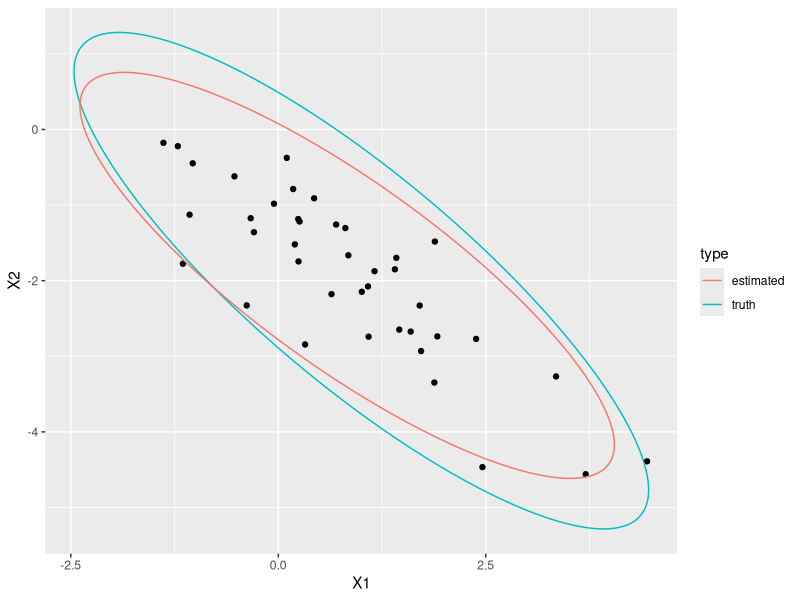
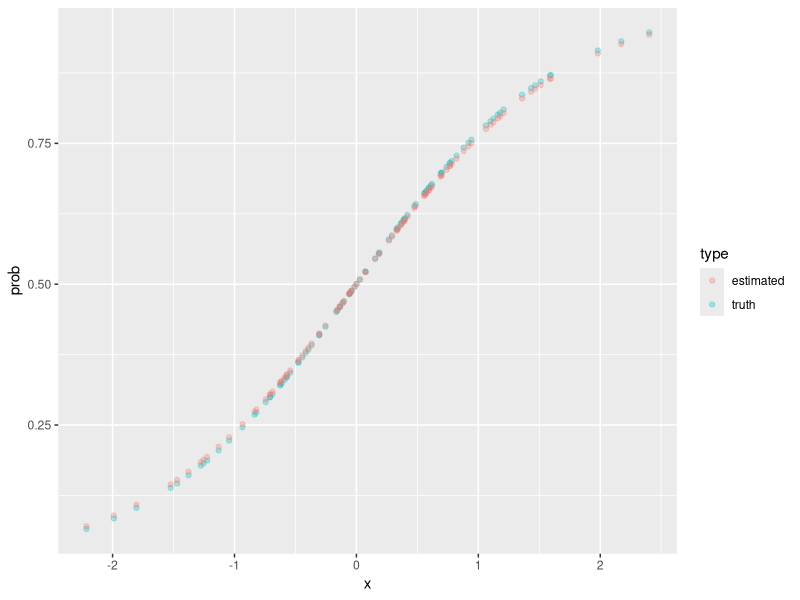
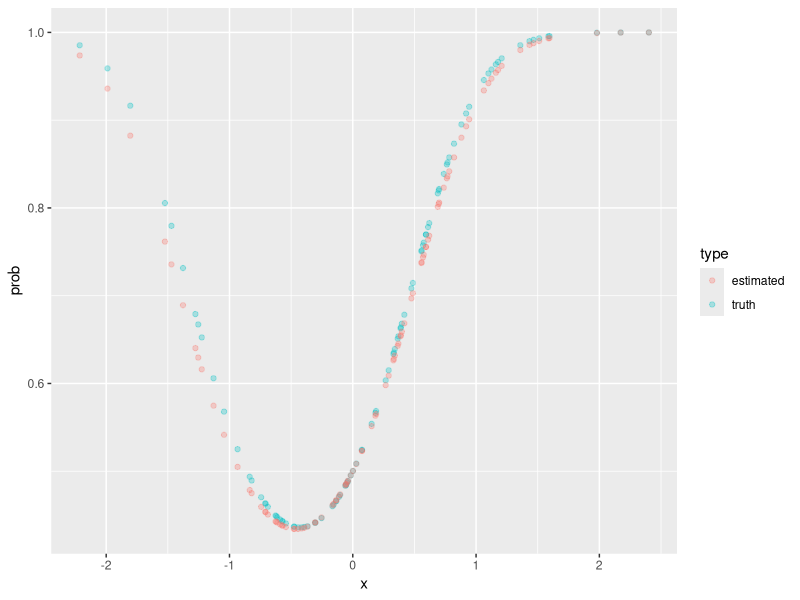
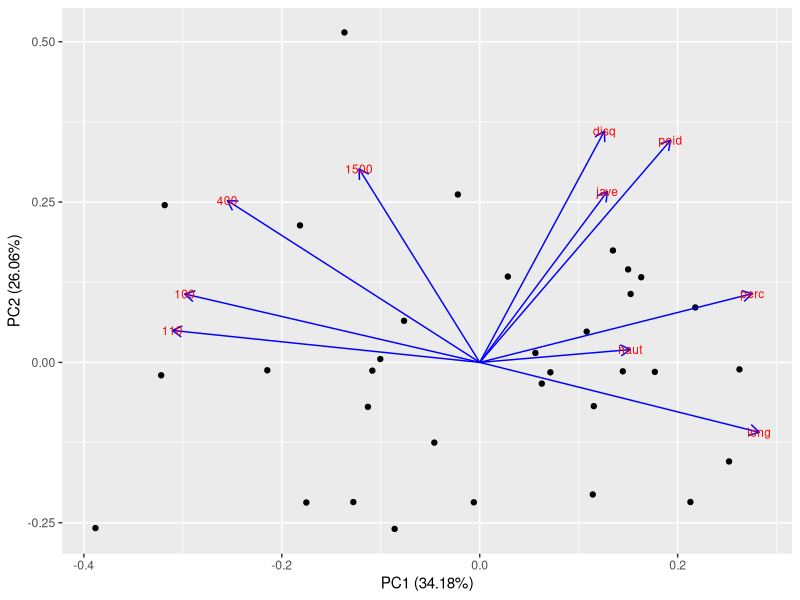
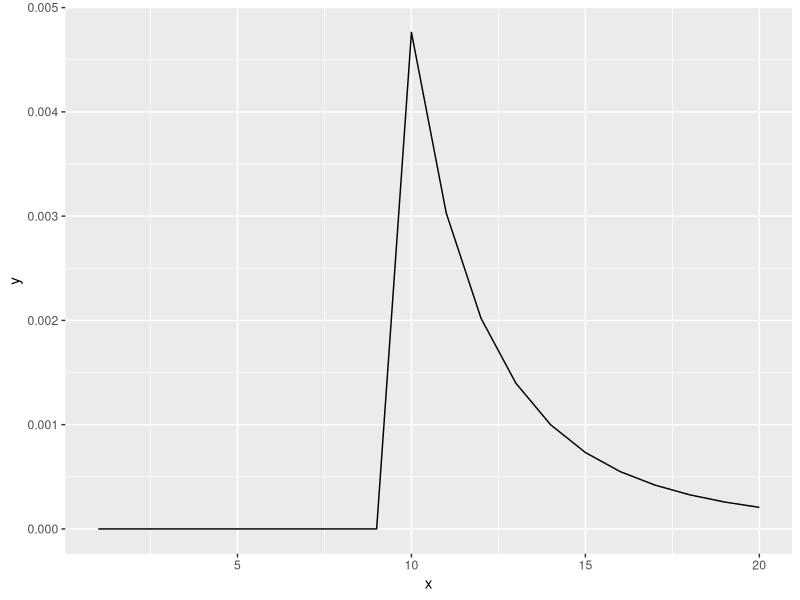

Generate these figures, in order, with R:
## ---- chunk 1
togs <- T
library(ggplot2)
library(dplyr)
library(reshape2)
library(tidyr)
library(MASS)
library(ggforce)
library(mixtools)
library(ade4)
library(ggfortify)

# togs <- FALSE
## ---- chunk 2
set.seed(1)
n     <- 40
mu    <- c(1, -2)
Sigma <- matrix(data = c(2, -1.6, -1.6, 1.8), ncol = 2)
X     <- mvrnorm(n = n, mu = mu, Sigma = Sigma)
colnames(X) <- c("X1", "X2")
X     <- as.data.frame(X)

# plot.new()
tru_ellip <- ellipse(mu, Sigma, draw = FALSE)
colnames(tru_ellip) <- c("X1", "X2")
tru_ellip <- as.data.frame(tru_ellip)

mu_est    <- apply(X, 2, mean)
tmp       <- as.matrix(sweep(X, 2, mu_est))
Sigma_est <- (1 / n) * t(tmp) %*% tmp

est_ellip <- ellipse(mu_est, Sigma_est, draw = FALSE)
colnames(est_ellip) <- c("X1", "X2")
est_ellip <- as.data.frame(est_ellip)

ggplot(data = X, aes(x = X1, y = X2)) +
  geom_point() +
  geom_path(data = tru_ellip, aes(x = X1, y = X2, color = "truth")) +
  geom_path(data = est_ellip, aes(x = X1, y = X2, color = "estimated")) +
  labs(color = "type")
## ---- chunk 3
inv_log <- function (z) {
  return (1 / (1 + exp(-z)))
}
set.seed(1)
x  <- rnorm(100)
y  <- rbinom(100, size = 1, prob = inv_log(1.2 * x))
y2 <- rbinom(100, size = 1, prob = inv_log(1.2 * x + 1.4 * x^2))


## ---- chunk 4
set.seed(1)
inv_log <- function (z) {
  return (1 / (1 + exp(-z)))
}

x <- rnorm(100)
y <- x
y <- rbinom(100, size = 1, prob = inv_log(1.2 * x))

l_logistic <- function (beta, X, y) {
  logl <- -sum(y * log(inv_log(as.vector(beta %*% X))) + (1 - y) * log((1 - inv_log(as.vector(beta %*% X)))))
  return(logl)
}

my_optim <- optim(par = 0.5, fn = l_logistic, method = "L-BFGS-B",
                  lower = 0, upper = 10, X = x, y = y)
my_optim$par

truth_p <- data.frame(x = x, prob = inv_log(1.2 * x), type = "truth")
est_p   <- data.frame(x = x, prob = inv_log(my_optim$par * x), type = "estimated")
plot_df <- rbind(truth_p, est_p)
ggplot(data = plot_df, aes(x = x, y = prob, color = type)) +
  geom_point(alpha = 0.3)

y2 <- rbinom(2000, size = 1, prob = inv_log(1.2 * x + 1.4 * x^2))
X2 <- cbind(x, x^2)
my_optim2 <- optim(par = c(0, 0), fn = l_logistic, method = "L-BFGS-B",
                   lower = c(0, 0), upper = c(2, 2), X = t(X2), y = y2)
my_optim2$par

tmp     <- sweep(data.frame(x = x, x2 = x^2), 2, my_optim2$par, FUN = "*")
tmp     <- tmp[ ,1] + tmp[ ,2]
truth_p <- data.frame(x = x, prob = inv_log(1.2 * x + 1.4 * x^2), type = "truth")
est_p   <- data.frame(x = x, prob = inv_log(tmp), type = "estimated")
plot_df <- rbind(truth_p, est_p)
ggplot(data = plot_df, aes(x = x, y = prob, color = type)) +
  geom_point(alpha = 0.3)

## ---- chunk 5
set.seed(1)
n <- 100
x1 <- rnorm(n)
x2 <- rnorm(n)
x3 <- rnorm(n)

X <- cbind(x1, x2, x3)
beta <- c(0.2, 0.6, -1.2)

y <- as.vector(t(beta %*% t(X))) + rnorm(n, sd = 0.2)

## ---- chunk 6

set.seed(1)
n <- 100
x1 <- rnorm(n)
x2 <- rnorm(n)
x3 <- rnorm(n)

X <- cbind(x1, x2, x3)
beta <- c(0.2, 0.6, -1.2)

y <- as.vector(t(beta %*% t(X))) + rnorm(n, sd = 0.2)
LS_fun <- function (beta, X, y) {
  return(sum((y - beta %*% t(X))^2))
}
my_optim <- optim(par = c(0, 0, 0), fn = LS_fun, lower = -5, upper = 5,
                  X = X, y = y, method = "L-BFGS-B")
my_optim$par


df <- data.frame(y = y, x1 = x1, x2 = x2, x3 = x3)
my_lm <- lm(y ~ x1 + x2 + x3 - 1, data = df)
my_lm

# matrix solution
beta_hat <- solve(t(X) %*% X) %*% t(X) %*% y
beta_hat

out <- summary(my_lm)
out$coefficients[ ,2]

# bootstrap CI
nboot <- 1000
beta_boot <- matrix(data = NA, ncol = length(beta), nrow = nboot)
for (i in 1:nboot) {
  inds     <- sample(1:n, n, replace = T)
  new_df   <- df[inds, ]
  X_tmp    <- as.matrix(new_df[ ,-1])
  y_tmp    <- new_df[ ,1]
  # print(nrow(new_df))
  tmp_beta <- solve(t(X_tmp) %*% X_tmp) %*% t(X_tmp) %*% y_tmp
  beta_boot[i, ] <- tmp_beta
}
apply(beta_boot, 2, mean)
apply(beta_boot, 2, quantile, probs = c(0.025, 0.975))
out$coefficients[ ,2]

## ---- chunk 7
data(olympic)

X        <- olympic$tab
X_scaled <- scale(X)
my_pca   <- prcomp(X_scaled)
summary(my_pca)

autoplot(my_pca, data = X, loadings = TRUE, loadings.colour = 'blue',
         loadings.label = TRUE, loadings.label.size = 3)

Sigma_est <- (1 / nrow(X_scaled)) * t(X_scaled) %*% X_scaled
Sigma_dec <- eigen(Sigma_est)

Sigma_dec$vectors
my_pca$rotation

## ---- chunk 8
library(ggplot2)
my_fun <- function (x, m, k) {
  tmp        <-  1 / (choose(x, k))
  tmp[x < m] <- 0
  return (tmp)
}
x  <- 1:20
y  <- my_fun(x, 10, 4)
df <- data.frame(x = x, y = y)
ggplot(data = df, aes(x = x, y = y)) +
  geom_line()
